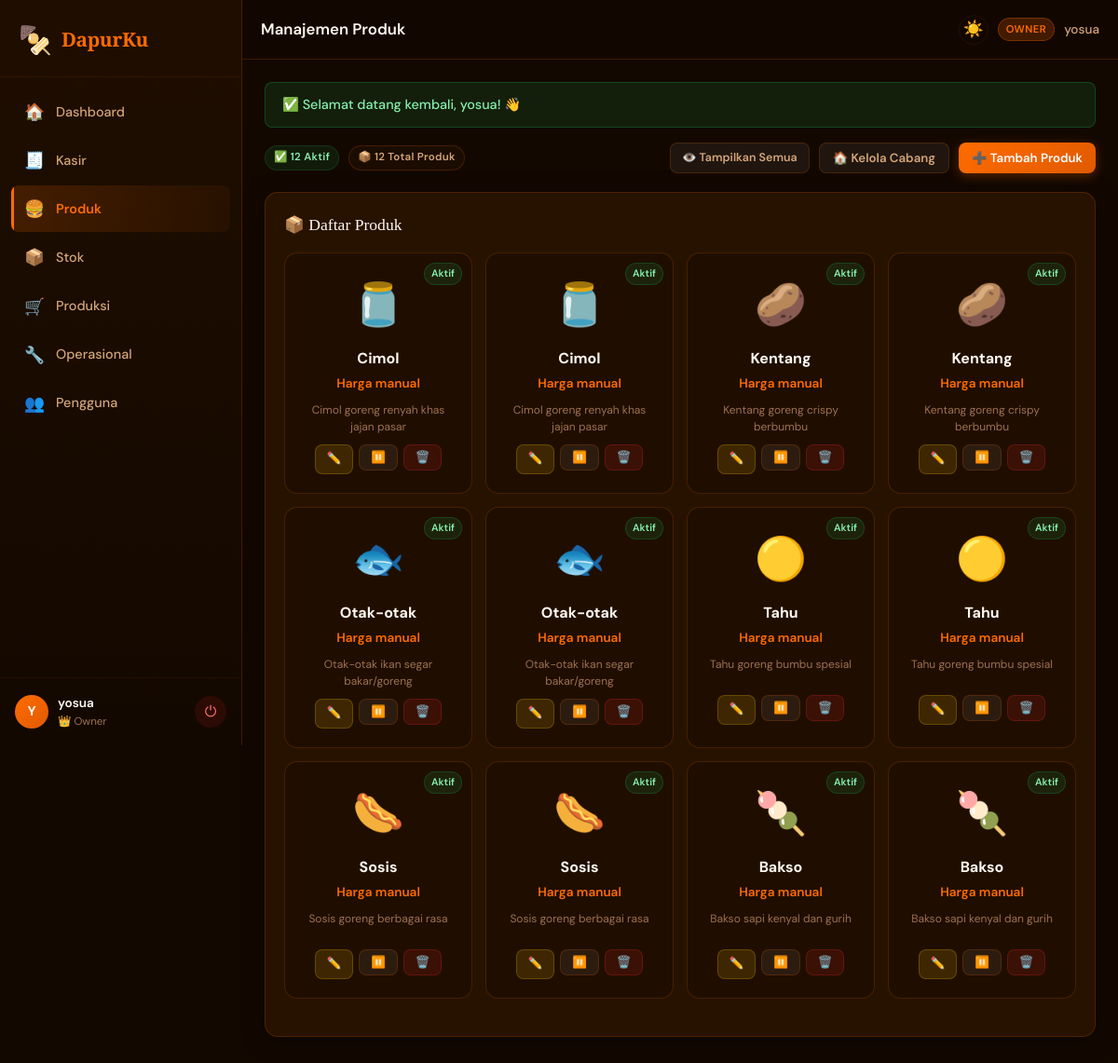
The page /index.php?page=produk (signed in) on the database its author committed.
### tables this page shows
CREATE TABLE `products` (
  `id` int NOT NULL,
  `nama` varchar(100) NOT NULL,
  `emoji` varchar(10) DEFAULT '?',
  `harga_default` decimal(12,0) DEFAULT '0',
  `deskripsi` text,
  `is_active` tinyint(1) DEFAULT '1',
  `urutan` int DEFAULT '0',
  `created_at` timestamp NULL DEFAULT CURRENT_TIMESTAMP
);

### modules/produk/produk.php (the view, shortened to what this page needs)
<?php
require_once __DIR__ . '/../../functions.php';
global $conn;
$showInactive = isset($_GET['show_inactive']);
$where = $showInactive ? '' : 'WHERE is_active=1';
$products = $conn->query("SELECT * FROM products $where ORDER BY urutan, nama")->fetch_all(MYSQLI_ASSOC);
$allCount    = $conn->query("SELECT COUNT(*) as c FROM products")->fetch_assoc()['c'];
$activeCount = $conn->query("SELECT COUNT(*) as c FROM products WHERE is_active=1")->fetch_assoc()['c'];
?>
<link rel="stylesheet" href="modules/produk/produk.css">
<div class="d-flex align-center justify-between flex-wrap gap-2 mb-3">
  <div class="d-flex gap-2 flex-wrap">
    <span class="badge badge-success">✅ <?= $activeCount ?> Aktif</span>
    <span class="badge" style="background:var(--card2);color:var(--text2);border:1px solid var(--border)">
      📦 <?= $allCount ?> Total Produk
    </span>
  </div>
  <div class="d-flex gap-2 flex-wrap">
    <a href="?page=produk<?= $showInactive?'':'&show_inactive=1' ?>" class="btn btn-xs btn-secondary">
      <?= $showInactive ? '✅ Tampilkan Aktif Saja' : '👁️ Tampilkan Semua' ?>
    </a>
    <?php if (isOwner() || hasPermission('produk', 'create')): ?>
    <button class="btn btn-secondary btn-sm" onclick="toggleForm('formKelolaCabang')">🏠 Kelola Cabang</button>
    <button class="btn btn-primary btn-sm" onclick="toggleForm('formProduk')">➕ Tambah Produk</button>
    <?php endif; ?>
  </div>
</div>
<div class="card">
  <div class="card-title">📦 Daftar Produk</div>
  <?php if (empty($products)): ?>
    <div class="empty-state"><div class="icon">📦</div><p>Belum ada produk</p></div>
  <?php else: ?>
  <div class="produk-grid">
    <?php foreach ($products as $p): ?>
    <div class="produk-card <?= !$p['is_active']?'inactive':'' ?>">
      <span class="produk-status-badge <?= $p['is_active']?'status-active':'status-inactive' ?>">
        <?= $p['is_active']?'Aktif':'Nonaktif' ?>
      </span>
      <span class="produk-card-emoji"><?= $p['emoji'] ?></span>
      <div class="produk-card-name"><?= htmlspecialchars($p['nama']) ?></div>
      <div class="produk-card-price">
        <?= $p['harga_default']>0 ? rupiah($p['harga_default']) : 'Harga manual' ?>
      </div>
      <div class="produk-card-desc"><?= htmlspecialchars($p['deskripsi'] ?: '–') ?></div>
      <div class="produk-card-actions">
        <?php if (isOwner() || hasPermission('produk', 'update')): ?>
        <a href="?page=produk&edit=<?= $p['id'] ?>" class="btn btn-xs btn-warning">✏️</a>
        <form method="POST" style="display:inline">
          <button class="btn btn-xs btn-secondary" title="<?= $p['is_active']?'Nonaktifkan':'Aktifkan' ?>">
            <?= $p['is_active']?'⏸️':'▶️' ?>
          </button>
        </form>
        <?php endif; ?>
        <?php if (isOwner() || hasPermission('produk', 'delete')): ?>
        <form method="POST" style="display:inline" onsubmit="return confirm('Hapus produk ini?')">
          <button class="btn btn-xs btn-danger">🗑️</button>
        </form>
        <?php endif; ?>
      </div>
    </div>
    <?php endforeach; ?>
  </div>
  <?php endif; ?>
</div>

### assets/css/main.css (style rules this page uses)
*, *::before, *::after { margin: 0; padding: 0; box-sizing: border-box; }
:root { --primary: #FF6B00; --primary-dark: #E05A00; --primary-glow: rgba(255, 107, 0, .25); --accent: #FF9A3C; --accent2: #FFB347; --bg: #130800; --bg2: #1C0D00; --bg3: #250F00; --card: rgba(42, 20, 0, .92); --card2: rgba(30, 14, 0, .8); --border: rgba(255, 107, 0, .18); --border2: rgba(255, 107, 0, .08); --text: #FFF8F0; --text2: #D4A57A; --text3: #9E7052; --muted: #7A5038; --sidebar-w: 260px; --topbar-h: 64px; --radius: 14px; --radius-sm: 8px; --radius-lg: 20px; --shadow: 0 4px 24px rgba(0, 0, 0, .4); --shadow-lg: 0 8px 40px rgba(0, 0, 0, .6); --transition: all .25s cubic-bezier(.4, 0, .2, 1); --sidebar-gradient: linear-gradient(180deg, #1f0e00 0%, #130800 100%); --banner-gradient: linear-gradient(135deg, #2d1500 0%, #3d1a00 50%, #2d1500 100%); --topbar-bg: rgba(19, 8, 0, .85); }
html { font-size: 16px; scroll-behavior: smooth; }
body { font-family: 'DM Sans', sans-serif; background: var(--bg); color: var(--text); line-height: 1.6; min-height: 100vh; overflow-x: hidden; }
a { color: var(--accent); text-decoration: none; transition: var(--transition); }
.card { background: var(--card); border: 1px solid var(--border); border-radius: var(--radius); padding: 20px; margin-bottom: 20px; box-shadow: var(--shadow); transition: var(--transition); }
.card-title { font-family: 'Playfair Display', serif; font-size: 1.1rem; color: var(--text); margin-bottom: 16px; display: flex; align-items: center; gap: 8px; }
.btn { display: inline-flex; align-items: center; gap: 6px; padding: 9px 18px; border: none; border-radius: var(--radius-sm); font-family: inherit; font-size: .88rem; font-weight: 600; cursor: pointer; transition: var(--transition); white-space: nowrap; text-decoration: none; }
.btn-primary { background: linear-gradient(135deg, var(--primary), var(--primary-dark)); color: #fff; box-shadow: 0 3px 12px rgba(255, 107, 0, .3); }
.btn-secondary { background: rgba(255, 255, 255, .06); color: var(--text2); border: 1px solid var(--border); }
.btn-danger { background: rgba(220, 38, 38, .15); color: #FCA5A5; border: 1px solid rgba(220, 38, 38, .25); }
.btn-warning { background: rgba(234, 179, 8, .15); color: #FDE68A; border: 1px solid rgba(234, 179, 8, .25); }
.btn-xs { padding: 5px 12px; font-size: .78rem; }
.btn-sm { padding: 7px 14px; font-size: .83rem; }
.badge { display: inline-flex; align-items: center; padding: 3px 9px; border-radius: 99px; font-size: .72rem; font-weight: 600; letter-spacing: .3px; white-space: nowrap; }
.badge-success { background: rgba(22, 163, 74, .12); color: #86EFAC; border: 1px solid rgba(22, 163, 74, .2); }
.d-flex { display: flex; }
.align-center { align-items: center; }
.justify-between { justify-content: space-between; }
.flex-wrap { flex-wrap: wrap; }
.gap-2 { gap: 10px; }
.mb-3 { margin-bottom: 20px; }

### modules/produk/produk.css (style rules this page uses)
.produk-grid { display: grid; grid-template-columns: repeat(auto-fill, minmax(200px, 1fr)); gap: 14px; margin-bottom: 20px; }
.produk-card { background: var(--card2); border: 1px solid var(--border); border-radius: var(--radius); padding: 20px 16px; text-align: center; position: relative; transition: var(--transition); }
.produk-card-emoji { font-size: 2.8rem; margin-bottom: 8px; display: block; }
.produk-card-name { font-size: 1rem; font-weight: 700; color: var(--text); margin-bottom: 4px; }
.produk-card-price { font-size: .85rem; color: var(--primary); font-weight: 600; margin-bottom: 8px; }
.produk-card-desc { font-size: .75rem; color: var(--text3); line-height: 1.5; margin-bottom: 10px; min-height: 32px; }
.produk-card-actions { display: flex; gap: 6px; justify-content: center; flex-wrap: wrap; }
.produk-status-badge { position: absolute; top: 10px; right: 10px; font-size: .68rem; padding: 2px 7px; border-radius: 99px; font-weight: 600; }
.status-active { background: rgba(22,163,74,.15); color: #86EFAC; border: 1px solid rgba(22,163,74,.25); }

### rows shown on the page
products: is_active "Aktif", emoji "🫙", nama "Cimol", harga_default "Harga manual", deskripsi "Cimol goreng renyah khas jajan pasar"
products: is_active "Aktif", emoji "🫙", nama "Cimol", harga_default "Harga manual", deskripsi "Cimol goreng renyah khas jajan pasar"
products: is_active "Aktif", emoji "🥔", nama "Kentang", harga_default "Harga manual", deskripsi "Kentang goreng crispy berbumbu"
products: is_active "Aktif", emoji "🥔", nama "Kentang", harga_default "Harga manual", deskripsi "Kentang goreng crispy berbumbu"
products: is_active "Aktif", emoji "🐟", nama "Otak-otak", harga_default "Harga manual", deskripsi "Otak-otak ikan segar bakar/goreng"
products: is_active "Aktif", emoji "🐟", nama "Otak-otak", harga_default "Harga manual", deskripsi "Otak-otak ikan segar bakar/goreng"
products: is_active "Aktif", emoji "🟡", nama "Tahu", harga_default "Harga manual", deskripsi "Tahu goreng bumbu spesial"
products: is_active "Aktif", emoji "🟡", nama "Tahu", harga_default "Harga manual", deskripsi "Tahu goreng bumbu spesial"
products: is_active "Aktif", emoji "🌭", nama "Sosis", harga_default "Harga manual", deskripsi "Sosis goreng berbagai rasa"
products: is_active "Aktif", emoji "🌭", nama "Sosis", harga_default "Harga manual", deskripsi "Sosis goreng berbagai rasa"
products: is_active "Aktif", emoji "🍡", nama "Bakso", harga_default "Harga manual", deskripsi "Bakso sapi kenyal dan gurih"
products: is_active "Aktif", emoji "🍡", nama "Bakso", harga_default "Harga manual", deskripsi "Bakso sapi kenyal dan gurih"

### other values the page prints
$item['icon'] "🏠"
$item['label'] "Dashboard"
$item['icon'] "🧾"
$item['label'] "Kasir"
$item['icon'] "🍔"
$item['label'] "Produk"
$item['icon'] "📦"
$item['label'] "Stok"
$item['icon'] "🛒"
$item['label'] "Produksi"
$item['icon'] "🔧"
$item['label'] "Operasional"
$item['icon'] "👥"
$item['label'] "Pengguna"
$initial "Y"
